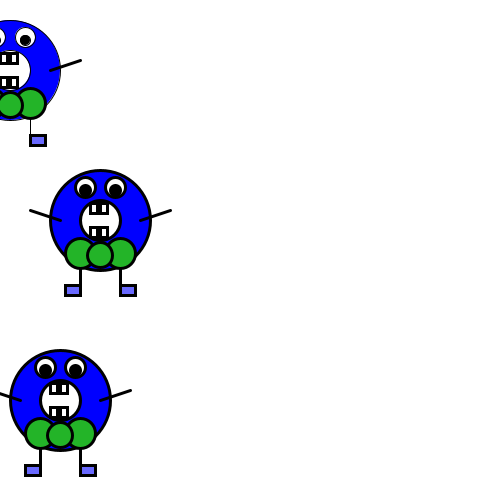
Frame 1 (no input)
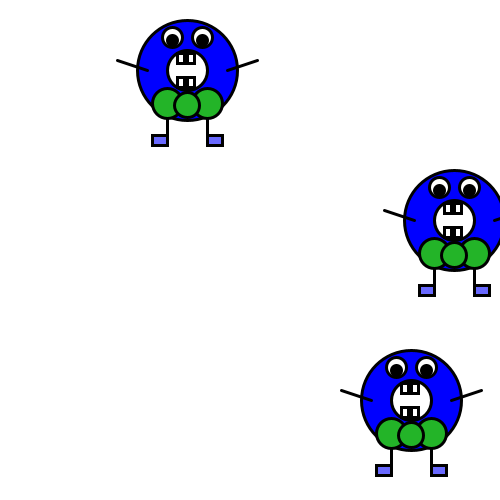
Frame 60 (the mouse pressed at the canvas centre just before this capture)
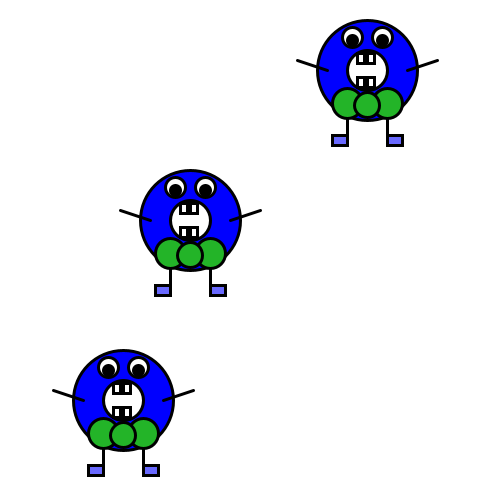
Frame 120 (the mouse held since frame 60 and released just before this capture)

The Processing sketch that drew these frames (run headless with seeded random() and noise(); from frame 60 on, the mouse is pressed at the canvas centre):

// Processing sketch: processing_129759
// ── processing_129759.pde

Monstertje mijnMonstertje;
Monstertje mijnMonstertje2;
Monstertje mijnMonstertje3;

void setup() {
  size(500, 500);
  mijnMonstertje = new Monstertje (10, 70, 3);
  mijnMonstertje2 = new Monstertje (100, 220, 6);
  mijnMonstertje3 = new Monstertje (60, 400, 9);
}

void draw() {
  background(255);
  stroke(0);
  mijnMonstertje.achtergrond();
  mijnMonstertje.monstertje();
  mijnMonstertje.beweging();

  mijnMonstertje2.achtergrond();
  mijnMonstertje2.monstertje();
  mijnMonstertje2.beweging();

  mijnMonstertje3.achtergrond();
  mijnMonstertje3.monstertje();
  mijnMonstertje3.beweging();
}
class Monstertje {
  int monstertjeX;
  int monstertjeY;

  int richting;
  int teller;

  boolean test;
  int y;
  int x;
  int spatie;
  int stop;

  Monstertje(int tempX, int tempY, int tempRichting) {
    monstertjeX = tempX;
    monstertjeY = tempY;
    richting = tempRichting;
  }
  void achtergrond() {

    while (y < stop) {
      noStroke();
      println("test");
      fill(0, 212, 255);
      rect(x, y, 20, 10);
      y=y+spatie;
      x=x+spatie;
    }
    y=0;
    x=0;
  }
  void monstertje() {
    //lijf
    stroke(0);
    if (test == true) {
      fill(255, 0, 0);
    }
    if (test == false) {
      fill(0, 0, 255);
    }
    ellipseMode(CENTER);
    ellipse(monstertjeX, monstertjeY, 100, 100);

    //binnenkant lijf
    fill(255, 255, 255);
    ellipseMode(CENTER);
    ellipse(monstertjeX, monstertjeY, 40, 40);

    //oog links
    fill(255, 255, 255);
    ellipse(monstertjeX-15, monstertjeY-33, 20, 20);
    fill(0);
    ellipse(monstertjeX-15, monstertjeY-30, 10, 10);

    //oog rechts
    fill(255, 255, 255);
    ellipse(monstertjeX+15, monstertjeY-33, 20, 20);
    fill(0);
    ellipse(monstertjeX+15, monstertjeY-30, 10, 10);

    //benen
    line(monstertjeX-20, monstertjeY+45, monstertjeX-20, monstertjeY+65);
    line(monstertjeX+20, monstertjeY+45, monstertjeX+20, monstertjeY+65);
    strokeWeight(3);

    //armen
    line(monstertjeX-70, monstertjeY-10, monstertjeX-40, monstertjeY);
    line(monstertjeX+40, monstertjeY, monstertjeX+70, monstertjeY-10);

    //voeten
    fill(0, 0, 255, 150);
    rect(monstertjeX-35, monstertjeY+65, 15, 10);
    fill(0, 0, 255, 150);
    rect(monstertjeX+20, monstertjeY+65, 15, 10);

    //tanden
    fill(255);
    rect(monstertjeX, monstertjeY-17, 7, 10);
    rect(monstertjeX-10, monstertjeY-17, 7, 10);
    rect(monstertjeX, monstertjeY+7, 7, 10);
    rect(monstertjeX-10, monstertjeY+7, 7, 10);

    //strik

    fill(35, 180, 40);
    ellipse(monstertjeX-20, monstertjeY+33, 30, 30);
    ellipse(monstertjeX+20, monstertjeY+33, 30, 30);
    ellipse(monstertjeX, monstertjeY+35, 25, 25);
  }
  void beweging() {
    monstertjeX = monstertjeX + richting;

    if (monstertjeX > width ||  monstertjeX < 0) {
      richting = -richting;
      if (teller==10) {
        teller=0;
        test=!test;
      }
      println(teller);
      teller = teller +1;
    }
  }
}
